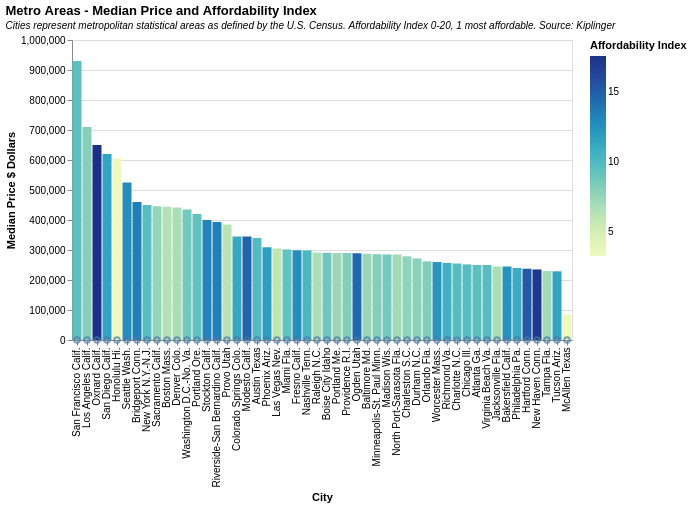

The specification (Vega-Lite) saved for this image:
### Vega-Lite specification from a JSON file in a GitHub repository (floating-point values rounded to 4 significant figures)
{"$schema": "https://vega.github.io/schema/vega-lite/v5.json", "data": {"values": [{"Metro Area": "San Francisco Calif.", "Median Price": "930000", "Affordability Index": "9.5"}, {"Metro Area": "McAllen Texas", "Median Price": "84250", "Affordability Index": "3.3"}, {"Metro Area": "Los Angeles Calif.", "Median Price": "710000", "Affordability Index": "8.1"}, {"Metro Area": "Oxnard Calif.", "Median Price": "650000", "Affordability Index": "17.6"}, {"Metro Area": "San Diego Calif.", "Median Price": "620000", "Affordability Index": "11.5"}, {"Metro Area": "Honolulu Hi.", "Median Price": "605000", "Affordability Index": "3.3"}, {"Metro Area": "Seattle Wash.", "Median Price": "525000", "Affordability Index": "12.8"}, {"Metro Area": "Bridgeport Conn.", "Median Price": "460000", "Affordability Index": "13.5"}, {"Metro Area": "New York N.Y.-N.J.", "Median Price": "450000", "Affordability Index": "9.7"}, {"Metro Area": "Sacramento Calif.", "Median Price": "446000", "Affordability Index": "7.6"}, {"Metro Area": "Boston Mass.", "Median Price": "444000", "Affordability Index": "6.5"}, {"Metro Area": "Denver Colo.", "Median Price": "442000", "Affordability Index": "6.8"}, {"Metro Area": "Washington D.C.-No. Va.", "Median Price": "435000", "Affordability Index": "8.7"}, {"Metro Area": "Portland Ore.", "Median Price": "420000", "Affordability Index": "9.3"}, {"Metro Area": "Stockton Calif.", "Median Price": "400000", "Affordability Index": "13.2"}, {"Metro Area": "Riverside-San Bernardino Calif.", "Median Price": "393000", "Affordability Index": "13.4"}, {"Metro Area": "Provo Utah", "Median Price": "385000", "Affordability Index": "6.3"}, {"Metro Area": "Colorado Springs Colo.", "Median Price": "345000", "Affordability Index": "11.2"}, {"Metro Area": "Modesto Calif.", "Median Price": "345000", "Affordability Index": "14.7"}, {"Metro Area": "Austin Texas", "Median Price": "340000", "Affordability Index": "9.9"}, {"Metro Area": "Phoenix Ariz.", "Median Price": "308900", "Affordability Index": "11.9"}, {"Metro Area": "Las Vegas Nev.", "Median Price": "305000", "Affordability Index": "6.1"}, {"Metro Area": "Miami Fla.", "Median Price": "302000", "Affordability Index": "9.3"}, {"Metro Area": "Fresno Calif.", "Median Price": "299000", "Affordability Index": "12.7"}, {"Metro Area": "Nashville Tenn.", "Median Price": "298000", "Affordability Index": "10.2"}, {"Metro Area": "Raleigh N.C.", "Median Price": "292000", "Affordability Index": "6.8"}, {"Metro Area": "Boise City Idaho", "Median Price": "290450", "Affordability Index": "8.8"}, {"Metro Area": "Portland Me.", "Median Price": "290000", "Affordability Index": "7.3"}, {"Metro Area": "Providence R.I.", "Median Price": "290000", "Affordability Index": "8.2"}, {"Metro Area": "Ogden Utah", "Median Price": "289500", "Affordability Index": "14.5"}, {"Metro Area": "Baltimore Md.", "Median Price": "287500", "Affordability Index": "7.4"}, {"Metro Area": "Minneapolis-St. Paul Minn.", "Median Price": "286000", "Affordability Index": "8.2"}, {"Metro Area": "Madison Wis.", "Median Price": "285000", "Affordability Index": "8.6"}, {"Metro Area": "North Port-Sarasota Fla.", "Median Price": "284900", "Affordability Index": "7.1"}, {"Metro Area": "Charleston S.C.", "Median Price": "279000", "Affordability Index": "7.8"}, {"Metro Area": "Durham N.C.", "Median Price": "272000", "Affordability Index": "7.9"}, {"Metro Area": "Orlando Fla.", "Median Price": "262000", "Affordability Index": "8.2"}, {"Metro Area": "Worcester Mass.", "Median Price": "260000", "Affordability Index": "12.3"}, {"Metro Area": "Richmond Va.", "Median Price": "257000", "Affordability Index": "10.7"}, {"Metro Area": "Charlotte N.C.", "Median Price": "255000", "Affordability Index": "9.7"}, {"Metro Area": "Chicago Ill.", "Median Price": "252000", "Affordability Index": "9.7"}, {"Metro Area": "Atlanta Ga.", "Median Price": "250000", "Affordability Index": "9.5"}, {"Metro Area": "Virginia Beach Va.", "Median Price": "250000", "Affordability Index": "9.7"}, {"Metro Area": "Jacksonville Fla.", "Median Price": "245000", "Affordability Index": "6.8"}, {"Metro Area": "Bakersfield Calif.", "Median Price": "245000", "Affordability Index": "12.4"}, {"Metro Area": "Philadelphia Pa.", "Median Price": "240000", "Affordability Index": "11.0"}, {"Metro Area": "Hartford Conn.", "Median Price": "237500", "Affordability Index": "15.2"}, {"Metro Area": "New Haven Conn.", "Median Price": "235150", "Affordability Index": "17.1"}, {"Metro Area": "Tampa Fla.", "Median Price": "229900", "Affordability Index": "7.1"}, {"Metro Area": "Tucson Ariz.", "Median Price": "229000", "Affordability Index": "11.5"}]}, "width": 500, "height": 300, "title": {"text": "Metro Areas - Median Price and Affordability Index", "subtitle": ["Cities represent metropolitan statistical areas as defined by the U.S. Census. Affordability Index 0-20, 1 most affordable. Source: Kiplinger"], "subtitleFontStyle": "italic", "subtitleFontSize": 10, "anchor": "start"}, "layer": [{"mark": {"type": "bar", "tooltip": true}, "encoding": {"x": {"field": "Metro Area", "type": "nominal", "title": "City", "scale": {"domain": ["San Francisco Calif.", "Los Angeles Calif.", "Oxnard Calif.", "San Diego Calif.", "Honolulu Hi.", "Seattle Wash.", "Bridgeport Conn.", "New York N.Y.-N.J.", "Sacramento Calif.", "Boston Mass.", "Denver Colo.", "Washington D.C.-No. Va.", "Portland Ore.", "Stockton Calif.", "Riverside-San Bernardino Calif.", "Provo Utah", "Colorado Springs Colo.", "Modesto Calif.", "Austin Texas", "Phoenix Ariz.", "Las Vegas Nev.", "Miami Fla.", "Fresno Calif.", "Nashville Tenn.", "Raleigh N.C.", "Boise City Idaho", "Portland Me.", "Providence R.I.", "Ogden Utah", "Baltimore Md.", "Minneapolis-St. Paul Minn.", "Madison Wis.", "North Port-Sarasota Fla.", "Charleston S.C.", "Durham N.C.", "Orlando Fla.", "Worcester Mass.", "Richmond Va.", "Charlotte N.C.", "Chicago Ill.", "Atlanta Ga.", "Virginia Beach Va.", "Jacksonville Fla.", "Bakersfield Calif.", "Philadelphia Pa.", "Hartford Conn.", "New Haven Conn.", "Tampa Fla.", "Tucson Ariz.", "McAllen Texas"]}}, "y": {"field": "Median Price", "type": "quantitative", "title": "Median Price $ Dollars", "axis": {"grid": true}}, "color": {"field": "Affordability Index", "type": "quantitative", "title": "Affordability Index", "scale": {"scheme": "yellowgreenblue"}}}}, {"mark": {"type": "point", "tooltip": true}, "encoding": {"x": {"field": "Metro Area", "type": "nominal"}, "y": {"field": "Affordability Index", "type": "quantitative", "title": ""}}}], "config": {}}
